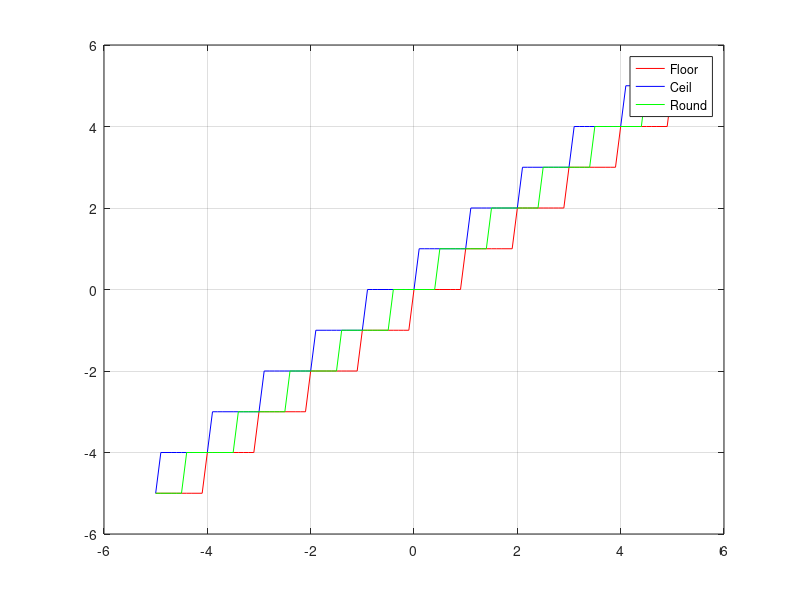

Reproduce this figure in MATLAB.
clc; clear;

x = -5:0.1:5;
y = floor(x);

plot(x,y)
grid on

%Compare Floor, Ceil, Round

clc; clear;

x = -5:0.1:5;

y1 = floor(x);
y2 = ceil(x);
y3 = round(x);

plot(x,y1,'r', x,y2,'b', x,y3,'g')
legend('Floor','Ceil','Round')
grid on
